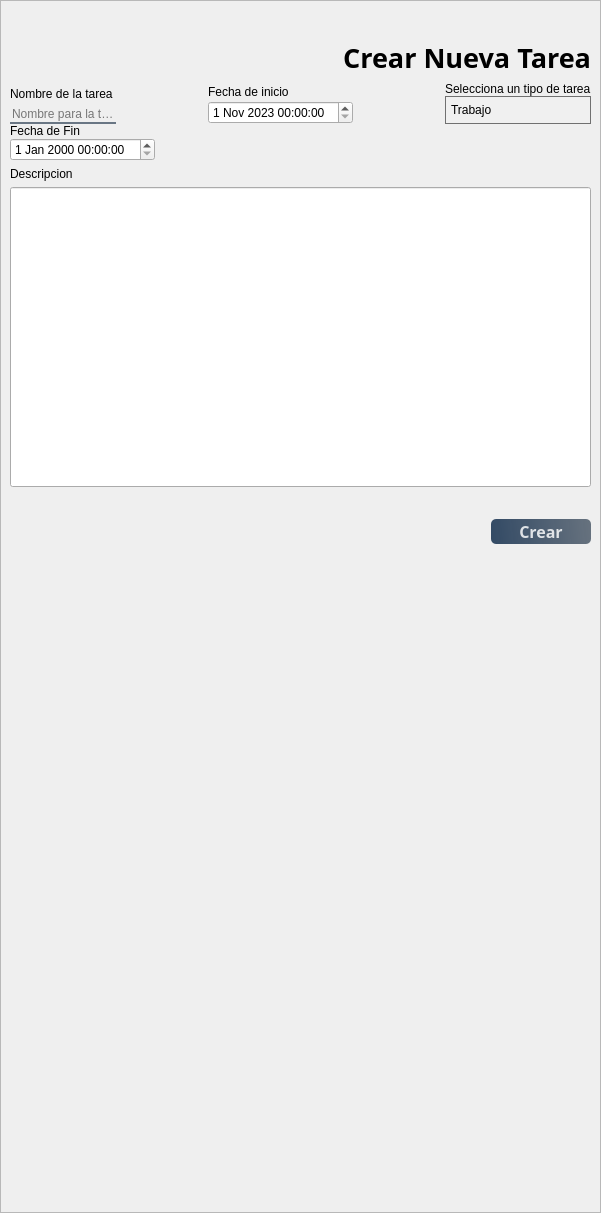
                 <widget class="QWidget" name="NuevaTarea">
                  <layout class="QHBoxLayout" name="horizontalLayout_10">
                   <property name="spacing">
                    <number>0</number>
                   </property>
                   <property name="leftMargin">
                    <number>0</number>
                   </property>
                   <property name="topMargin">
                    <number>0</number>
                   </property>
                   <property name="rightMargin">
                    <number>0</number>
                   </property>
                   <property name="bottomMargin">
                    <number>0</number>
                   </property>
                   <item>
                    <widget class="QFrame" name="frame_7">
                     <property name="frameShape">
                      <enum>QFrame::StyledPanel</enum>
                     </property>
                     <property name="frameShadow">
                      <enum>QFrame::Raised</enum>
                     </property>
                     <layout class="QVBoxLayout" name="verticalLayout_18">
                      <item>
                       <spacer name="verticalSpacer_16">
                        <property name="orientation">
                         <enum>Qt::Vertical</enum>
                        </property>
                        <property name="sizeHint" stdset="0">
                         <size>
                          <width>20</width>
                          <height>29</height>
                         </size>
                        </property>
                       </spacer>
                      </item>
                      <item>
                       <widget class="QLabel" name="label_10">
                        <property name="font">
                         <font>
                          <family>Lucida Calligraphy</family>
                          <pointsize>20</pointsize>
                          <weight>75</weight>
                          <bold>true</bold>
                         </font>
                        </property>
                        <property name="text">
                         <string>Crear Nueva Tarea</string>
                        </property>
                        <property name="alignment">
                         <set>Qt::AlignRight|Qt::AlignTrailing|Qt::AlignVCenter</set>
                        </property>
                       </widget>
                      </item>
                      <item>
                       <layout class="QVBoxLayout" name="verticalLayout_17">
                        <item>
                         <layout class="QVBoxLayout" name="verticalLayout_15">
                          <property name="spacing">
                           <number>0</number>
                          </property>
                          <item>
                           <layout class="QHBoxLayout" name="horizontalLayout_12">
                            <item>
                             <layout class="QVBoxLayout" name="verticalLayout_11">
                              <item>
                               <widget class="QLabel" name="label_4">
                                <property name="text">
                                 <string>Nombre de la tarea</string>
                                </property>
                               </widget>
                              </item>
                              <item>
                               <widget class="QLineEdit" name="Tarea_Name">
                                <property name="styleSheet">
                                 <string notr="true">background-color: rgba(0, 0,  0, 0);
border: none;
border-bottom: 2px solid rgba(105, 118, 132, 255);
</string>
                                </property>
                                <property name="placeholderText">
                                 <string>Nombre para la tarea</string>
                                </property>
                               </widget>
                              </item>
                             </layout>
                            </item>
                            <item>
                             <spacer name="horizontalSpacer_2">
                              <property name="orientation">
                               <enum>Qt::Horizontal</enum>
                              </property>
                              <property name="sizeHint" stdset="0">
                               <size>
                                <width>40</width>
                                <height>20</height>
                               </size>
                              </property>
                             </spacer>
                            </item>
                            <item>
                             <layout class="QVBoxLayout" name="verticalLayout_12">
                              <item>
                               <widget class="QLabel" name="label_5">
                                <property name="text">
                                 <string>Fecha de inicio </string>
                                </property>
                               </widget>
                              </item>
                              <item>
                               <widget class="QDateTimeEdit" name="F_Inicio">
                                <property name="minimumDateTime">
                                 <datetime>
                                  <hour>0</hour>
                                  <minute>0</minute>
                                  <second>0</second>
                                  <year>2023</year>
                                  <month>11</month>
                                  <day>1</day>
                                 </datetime>
                                </property>
                               </widget>
                              </item>
                             </layout>
                            </item>
                            <item>
                             <spacer name="horizontalSpacer_3">
                              <property name="orientation">
                               <enum>Qt::Horizontal</enum>
                              </property>
                              <property name="sizeHint" stdset="0">
                               <size>
                                <width>40</width>
                                <height>20</height>
                               </size>
                              </property>
                             </spacer>
                            </item>
                            <item>
                             <layout class="QVBoxLayout" name="verticalLayout_13">
                              <item>
                               <widget class="QLabel" name="label_9">
                                <property name="text">
                                 <string>Selecciona un tipo de tarea</string>
                                </property>
                               </widget>
                              </item>
                              <item>
                               <widget class="QComboBox" name="Tipo">
                                <property name="styleSheet">
                                 <string notr="true">QComboBox {
    /* Fondo del QComboBox */
    background-color: #F0F0F0;
    /* Bordes */
    border: 1px solid #707070;
    /* Ajuste de relleno */
    padding: 5px;
    /* Alineación del texto */
    text-align: center;
    /* Fuente */
    font-family: Arial;
    font-size: 12px;
}

/* Estilo del ítem desplegado */
QComboBox::drop-down {
    border: none; /* Elimina el borde del ícono de despliegue */
}

/* Estilo del ítem seleccionado */
QComboBox::down-arrow {
    /*image: url(:/icons/down_arrow.png); /* Aquí puedes usar una imagen si lo prefieres */
    width: 10px;
    height: 10px;
}</string>
                                </property>
                                <item>
                                 <property name="text">
                                  <string>Trabajo</string>
                                 </property>
                                </item>
                                <item>
                                 <property name="text">
                                  <string>Escolar</string>
                                 </property>
                                </item>
                                <item>
                                 <property name="text">
                                  <string>Familiar</string>
                                 </property>
                                </item>
                                <item>
                                 <property name="text">
                                  <string>Cocina</string>
                                 </property>
                                </item>
                                <item>
                                 <property name="text">
                                  <string>Amigos/as</string>
                                 </property>
                                </item>
                                <item>
                                 <property name="text">
                                  <string>Otros</string>
                                 </property>
                                </item>
                               </widget>
                              </item>
                             </layout>
                            </item>
                           </layout>
                          </item>
                          <item>
                           <layout class="QHBoxLayout" name="horizontalLayout_11">
                            <item>
                             <layout class="QVBoxLayout" name="verticalLayout_14">
                              <item>
                               <widget class="QLabel" name="label_7">
                                <property name="text">
                                 <string>Fecha de Fin </string>
                                </property>
                               </widget>
                              </item>
                              <item>
                               <widget class="QDateTimeEdit" name="F_Fin"/>
                              </item>
                             </layout>
                            </item>
                            <item>
                             <spacer name="horizontalSpacer_4">
                              <property name="orientation">
                               <enum>Qt::Horizontal</enum>
                              </property>
                              <property name="sizeHint" stdset="0">
                               <size>
                                <width>40</width>
                                <height>20</height>
                               </size>
                              </property>
                             </spacer>
                            </item>
                           </layout>
                          </item>
                         </layout>
                        </item>
                        <item>
                         <layout class="QVBoxLayout" name="verticalLayout_16">
                          <item>
                           <widget class="QLabel" name="label_8">
                            <property name="text">
                             <string>Descripcion</string>
                            </property>
                           </widget>
                          </item>
                          <item>
                           <widget class="QLineEdit" name="Descripcion">
                            <property name="minimumSize">
                             <size>
                              <width>0</width>
                              <height>300</height>
                             </size>
                            </property>
                           </widget>
                          </item>
                         </layout>
                        </item>
                       </layout>
                      </item>
                      <item>
                       <spacer name="verticalSpacer_14">
                        <property name="orientation">
                         <enum>Qt::Vertical</enum>
                        </property>
                        <property name="sizeHint" stdset="0">
                         <size>
                          <width>579</width>
                          <height>13</height>
                         </size>
                        </property>
                       </spacer>
                      </item>
                      <item>
                       <spacer name="verticalSpacer_15">
                        <property name="orientation">
                         <enum>Qt::Vertical</enum>
                        </property>
                        <property name="sizeHint" stdset="0">
                         <size>
                          <width>581</width>
                          <height>13</height>
                         </size>
                        </property>
                       </spacer>
                      </item>
                      <item>
                       <layout class="QHBoxLayout" name="horizontalLayout_13">
                        <item>
                         <spacer name="horizontalSpacer_5">
                          <property name="orientation">
                           <enum>Qt::Horizontal</enum>
                          </property>
                          <property name="sizeHint" stdset="0">
                           <size>
                            <width>40</width>
                            <height>20</height>
                           </size>
                          </property>
                         </spacer>
                        </item>
                        <item>
                         <widget class="QPushButton" name="New">
                          <property name="minimumSize">
                           <size>
                            <width>100</width>
                            <height>25</height>
                           </size>
                          </property>
                          <property name="font">
                           <font>
                            <family>Lucida Calligraphy</family>
                            <pointsize>12</pointsize>
                            <weight>75</weight>
                            <bold>true</bold>
                           </font>
                          </property>
                          <property name="styleSheet">
                           <string notr="true">QPushButton{

background-color: qlineargradient(spread:pad, x1:0, y1:0.505682, x2:1, y2:0.477, stop:0 rgba(20, 47, 78, 219), stop:1 rgba(85, 98, 112, 226));

color:rgba(255, 255, 255, 210);
 border-radius:5px; 
}

QPushButton:hover{

background-color: qlineargradient(spread:pad, x1:0, y1:0.505682, x2:1, y2:0.477, stop:0 rgba(40, 67, 98, 219), stop:1 rgba(105, 118, 132, 226));
 }

QPushButton:pressed{

padding-left:5px;

padding-top:5px;

background-color:rgba(105, 118, 132, 200);
}</string>
                          </property>
                          <property name="text">
                           <string>Crear</string>
                          </property>
                         </widget>
                        </item>
                       </layout>
                      </item>
                      <item>
                       <spacer name="verticalSpacer_17">
                        <property name="orientation">
                         <enum>Qt::Vertical</enum>
                        </property>
                        <property name="sizeHint" stdset="0">
                         <size>
                          <width>20</width>
                          <height>659</height>
                         </size>
                        </property>
                       </spacer>
                      </item>
                     </layout>
                    </widget>
                   </item>
                  </layout>
                 </widget>
